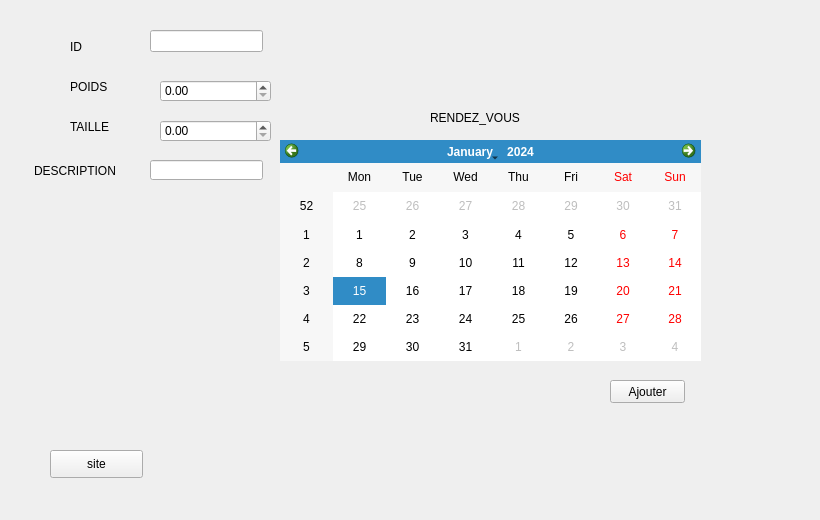
        <widget class="QWidget" name="tab_14">
         <attribute name="title">
          <string>Ajouter</string>
         </attribute>
         <widget class="QPushButton" name="pushButton_0">
          <property name="geometry">
           <rect>
            <x>610</x>
            <y>380</y>
            <width>75</width>
            <height>23</height>
           </rect>
          </property>
          <property name="text">
           <string>Ajouter</string>
          </property>
         </widget>
         <widget class="QLineEdit" name="R4">
          <property name="geometry">
           <rect>
            <x>150</x>
            <y>160</y>
            <width>113</width>
            <height>20</height>
           </rect>
          </property>
         </widget>
         <widget class="QLabel" name="label_35">
          <property name="geometry">
           <rect>
            <x>70</x>
            <y>40</y>
            <width>47</width>
            <height>13</height>
           </rect>
          </property>
          <property name="text">
           <string>ID</string>
          </property>
         </widget>
         <widget class="QLabel" name="label_36">
          <property name="geometry">
           <rect>
            <x>70</x>
            <y>80</y>
            <width>47</width>
            <height>13</height>
           </rect>
          </property>
          <property name="text">
           <string>POIDS</string>
          </property>
         </widget>
         <widget class="QLabel" name="label_37">
          <property name="geometry">
           <rect>
            <x>70</x>
            <y>120</y>
            <width>47</width>
            <height>13</height>
           </rect>
          </property>
          <property name="text">
           <string>TAILLE</string>
          </property>
         </widget>
         <widget class="QLabel" name="label_38">
          <property name="geometry">
           <rect>
            <x>34</x>
            <y>155</y>
            <width>91</width>
            <height>31</height>
           </rect>
          </property>
          <property name="text">
           <string>DESCRIPTION</string>
          </property>
         </widget>
         <widget class="QLineEdit" name="R1">
          <property name="geometry">
           <rect>
            <x>150</x>
            <y>30</y>
            <width>113</width>
            <height>22</height>
           </rect>
          </property>
         </widget>
         <widget class="QLabel" name="label_3">
          <property name="geometry">
           <rect>
            <x>430</x>
            <y>110</y>
            <width>101</width>
            <height>16</height>
           </rect>
          </property>
          <property name="text">
           <string>RENDEZ_VOUS</string>
          </property>
         </widget>
         <widget class="QCalendarWidget" name="calendarWidget">
          <property name="geometry">
           <rect>
            <x>280</x>
            <y>140</y>
            <width>421</width>
            <height>221</height>
           </rect>
          </property>
         </widget>
         <widget class="QDoubleSpinBox" name="R2">
          <property name="geometry">
           <rect>
            <x>160</x>
            <y>80</y>
            <width>111</width>
            <height>22</height>
           </rect>
          </property>
         </widget>
         <widget class="QDoubleSpinBox" name="R3">
          <property name="geometry">
           <rect>
            <x>160</x>
            <y>120</y>
            <width>111</width>
            <height>22</height>
           </rect>
          </property>
         </widget>
         <widget class="QLabel" name="label_61">
          <property name="geometry">
           <rect>
            <x>0</x>
            <y>0</y>
            <width>811</width>
            <height>511</height>
           </rect>
          </property>
          <property name="text">
           <string/>
          </property>
         </widget>
         <widget class="QPushButton" name="pushButton_16">
          <property name="geometry">
           <rect>
            <x>50</x>
            <y>450</y>
            <width>93</width>
            <height>28</height>
           </rect>
          </property>
          <property name="text">
           <string>site</string>
          </property>
         </widget>
         <zorder>label_61</zorder>
         <zorder>pushButton_0</zorder>
         <zorder>R4</zorder>
         <zorder>label_35</zorder>
         <zorder>label_36</zorder>
         <zorder>label_37</zorder>
         <zorder>label_38</zorder>
         <zorder>R1</zorder>
         <zorder>label_3</zorder>
         <zorder>calendarWidget</zorder>
         <zorder>R2</zorder>
         <zorder>R3</zorder>
         <zorder>pushButton_16</zorder>
        </widget>
